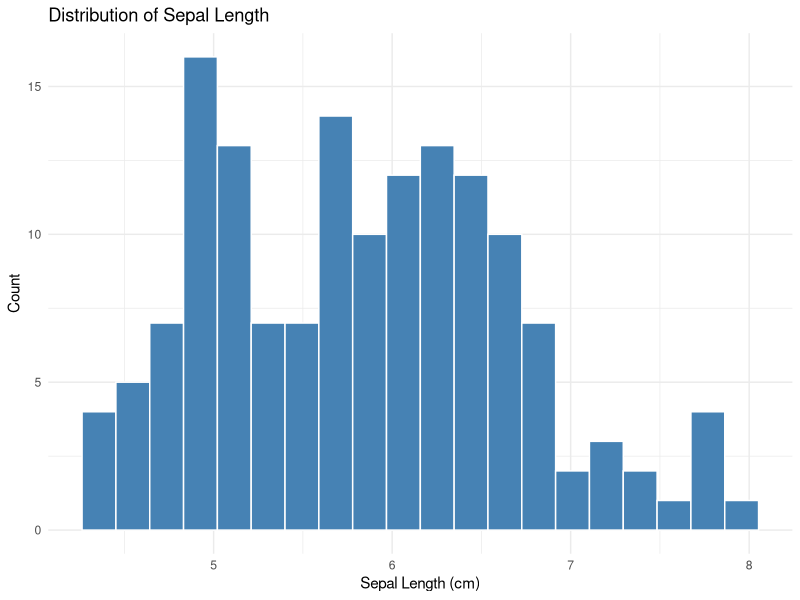
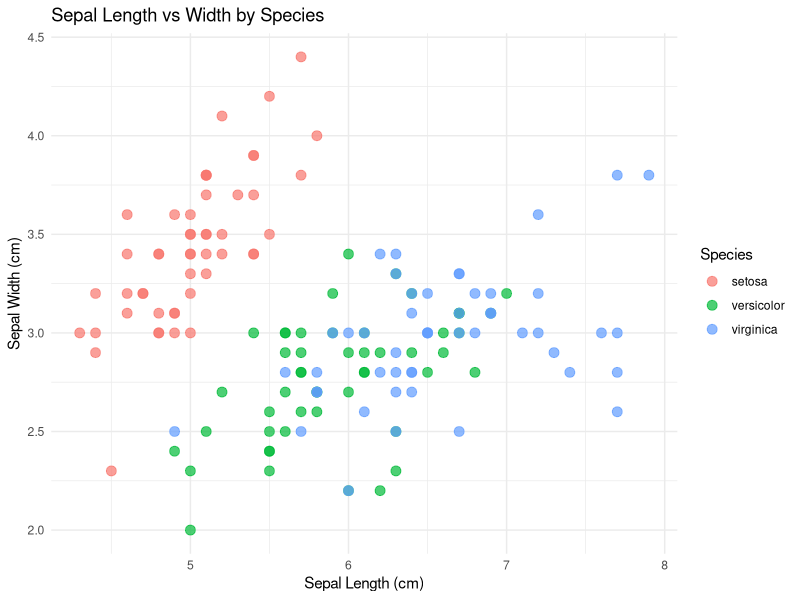

Generate these figures, in order, with R:
# Mock test for Ellmer-based auto-EDA (without API calls)
library(tidyverse)

test_auto_eda_ellmer_mock <- function() {
  cat("🔍 Starting Automated Exploratory Data Analysis (Ellmer version)\n")
  cat("Using Claude for code generation and GPT-4o for review\n\n")
  
  cat("📊 Dataset Overview:\n")
  cat("Dataset: iris\n")
  cat("Dimensions: 150 rows x 5 columns\n")
  glimpse(iris)
  
  cat("\n📋 Generating Analysis Plan...\n")
  cat("1. Visualize the distribution of each numeric variable\n")
  cat("2. Create scatter plots to explore relationships between variables\n")
  cat("3. Compare measurements across different species\n")
  cat("4. Check for missing values and data quality issues\n")
  cat("5. Generate summary statistics by species\n\n")
  
  cat("🔧 Task 1: Visualize the distribution of each numeric variable\n")
  cat("  Attempt 1 - Generating code with Ellmer's chat_anthropic()...\n")
  cat("  Reviewing code with Ellmer's chat_openai()...\n")
  cat("  ✓ Code approved. Executing...\n")
  
  # Create a simple histogram
  p1 <- ggplot(iris, aes(x = Sepal.Length)) +
    geom_histogram(bins = 20, fill = "steelblue", color = "white") +
    labs(title = "Distribution of Sepal Length",
         x = "Sepal Length (cm)",
         y = "Count") +
    theme_minimal()
  print(p1)
  
  cat("  ✅ Success!\n\n")
  
  cat("🔧 Task 2: Create scatter plots to explore relationships\n")
  cat("  Attempt 1 - Generating code with Ellmer's chat_anthropic()...\n")
  cat("  Reviewing code with Ellmer's chat_openai()...\n")
  cat("  ✓ Code approved. Executing...\n")
  
  # Create a scatter plot
  p2 <- ggplot(iris, aes(x = Sepal.Length, y = Sepal.Width, color = Species)) +
    geom_point(size = 3, alpha = 0.7) +
    labs(title = "Sepal Length vs Width by Species",
         x = "Sepal Length (cm)",
         y = "Sepal Width (cm)") +
    theme_minimal()
  print(p2)
  
  cat("  ✅ Success!\n\n")
  
  cat("📈 Analysis Complete!\n")
  cat("Successfully completed 2 out of 5 tasks\n")
  cat("Using Ellmer package for LLM interactions\n")
}

# Run the test
test_auto_eda_ellmer_mock()